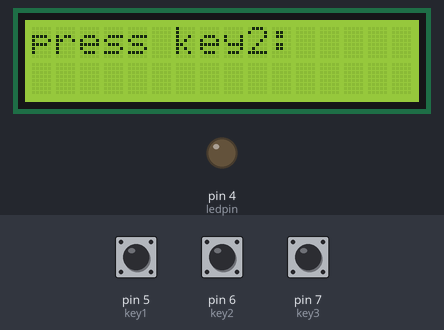
This sketch was run on a simulated Arduino Uno, built with avr-gcc and run on an emulated ATmega328P. Parts: 16×2 character LCD, output pins drawn as LEDs (lit = HIGH). Inputs (shaded band) come from the test bench; at power-on: pin 6 (key2) LOW, pin 5 (key1) LOW, pin 7 (key3) LOW.

Above: at 1.2 s.
1.3 s: pin 6 (key2) pulled HIGH for 1 s
At 2.8 s:
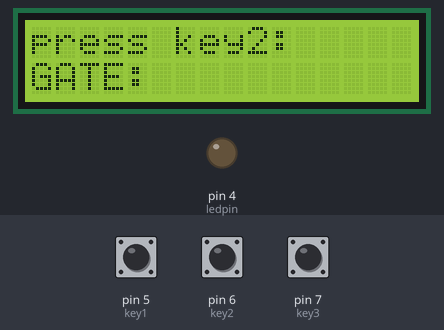
3.9 s: pin 5 (key1) pulled HIGH for 1 s
At 6.0 s:
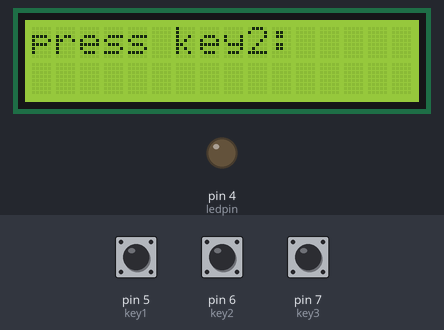
6.4 s: pin 5 (key1) pulled HIGH for 3.2 s
11.1 s: pin 5 (key1) driven HIGH and pin 6 (key2) driven HIGH
At 11.69 s:
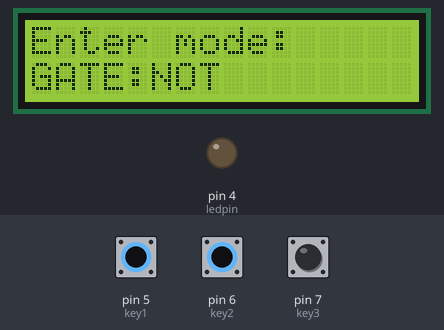
14.1 s: pin 5 (key1) driven LOW
At 14.77 s:
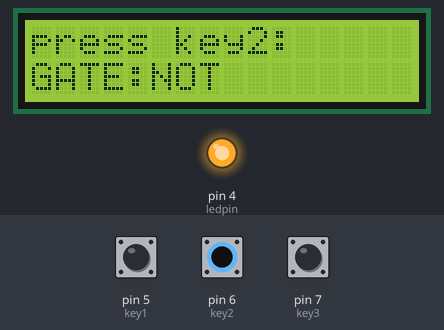
16.6 s: pin 5 (key1) driven HIGH
At 16.84 s:
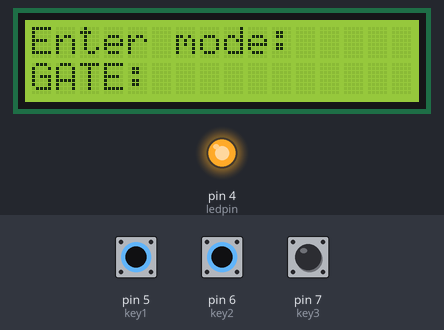
Timing chart, 0 to 19.9 s (numbered marks = the images above; inputs shaded):
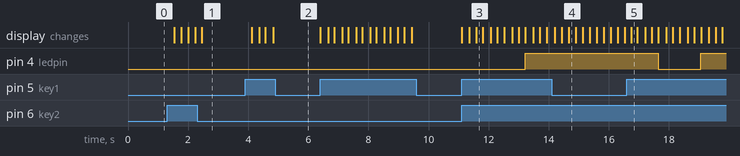

The sketch:

BAsic_gate_LCD.ino
```cpp
#include <LiquidCrystal_I2C.h>
#define key1 5
#define key2 6
#define key3 7
#define ledpin 4
  String gates[]={"NOT","AND","OR","XOR"};
  int countn=-1;
LiquidCrystal_I2C lcd(0x27,16,2);
int info1,info2;
void setup() {
  lcd.init();
  lcd.backlight();
  pinMode(ledpin,OUTPUT);
Serial.begin(9600);
}
void keystate(){
   info1=digitalRead(key2);
   info2=digitalRead(key3);
  lcd.setCursor(0,1);
  lcd.print("IN1:");
  lcd.print(info1);
  lcd.print(" , ");
  lcd.print("IN2:");
  lcd.print(info2);
}
void mode(){
 while(1){
  lcd.setCursor(0,0);
  lcd.print("press key2:");
  if(digitalRead(key2)==HIGH){delay(200);lcd.clear();//use key2 to change gate mode
    countn+=1;
   if(countn>3){countn=-1;}
    lcd.setCursor(0,0);
    lcd.print("Enter mode:");
    lcd.setCursor(0,1);
    lcd.print("GATE:"+gates[countn]);
    }
  if(digitalRead(key1)==HIGH){delay(200); //use key1 to break
  break;}
}}
void notGate(){
  while(1){
    info1=digitalRead(key2);
   lcd.setCursor(0,0);
   lcd.print("NOT gate");
  lcd.setCursor(0,1);
  lcd.print("INPUT:");
  lcd.print(info1);
  if(digitalRead(key2)==HIGH){
    digitalWrite(ledpin,LOW);
  }
  else{digitalWrite(ledpin,HIGH);}
 if(digitalRead(key1)==HIGH){break; lcd.clear();}
}}
void orGate(){
  while(1){
  lcd.setCursor(0,0);
  lcd.print("OR gate");
 keystate();
 if(digitalRead(key2)==LOW && digitalRead(key3)==LOW){
  digitalWrite(ledpin,LOW);

 }
  else{digitalWrite(ledpin,HIGH);}
  if(digitalRead(key1)==HIGH){break; lcd.clear();}
}}
void andGate(){
  while(1){
    info1=digitalRead(key2);
    info2=digitalRead(key3);
  lcd.setCursor(0,0);
  lcd.print("AND gate");
  keystate();
  if(digitalRead(key2)==HIGH && digitalRead(key3)==HIGH){
    digitalWrite(ledpin,HIGH);
  }
  else{digitalWrite(ledpin,LOW);}
  if(digitalRead(key1)==HIGH){break; lcd.clear();}
}}
void xorGate(){
  while(1){
   info1=digitalRead(key2);
   info2=digitalRead(key3);
  lcd.setCursor(0,0);
  lcd.print("XOR gate");
  keystate();
  if(digitalRead(key2)!=digitalRead(key3)){
    digitalWrite(ledpin,HIGH);
  }
   else{digitalWrite(ledpin,LOW);}
   if(digitalRead(key1)==HIGH){break; lcd.clear();}
}}
void loop() {
  mode();
 while(1){
  if(digitalRead(key1)==HIGH){lcd.clear();
    delay(250);
    mode();}
  if(countn==0){
  lcd.clear();
  notGate();
}
  else if(countn==1){
    lcd.clear();
    andGate();
  }
  else if(countn==2){
    lcd.clear();
    orGate();
  }
  else if(countn==3){
    lcd.clear();
    xorGate();
  }
}}
```

Measured:
- after the input at 1.3 s, the display: first changes after 0.23 s (image 1 shows a later state)
- after the input at 3.9 s, the display: first changes after 0.21 s (image 2 shows a later state)
- after the input at 11.1 s, pin 4 (ledpin): LOW → HIGH after 2.1 s; the display: first changes at once (image 3 shows a later state)
- after the input at 14.1 s, pin 4 (ledpin): stays HIGH (without the input it goes to LOW after 1.2 s); the display: first differs from a run without the input after 0.33 s (image 4 shows a later state)
- after the input at 16.6 s, pin 4 (ledpin): HIGH → LOW after 1.0 s, → HIGH 1.4 s later; the display: changes after 0.14 s (image 5)
